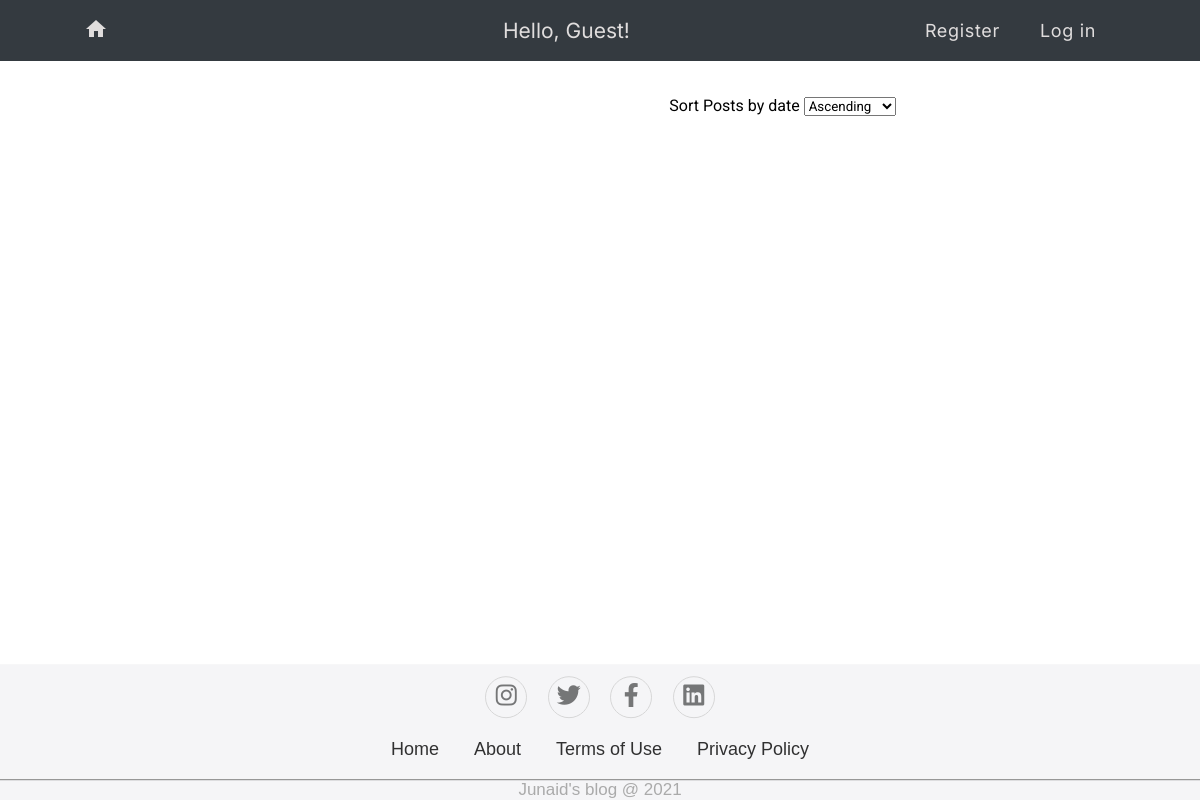
Before: / with the older database file.
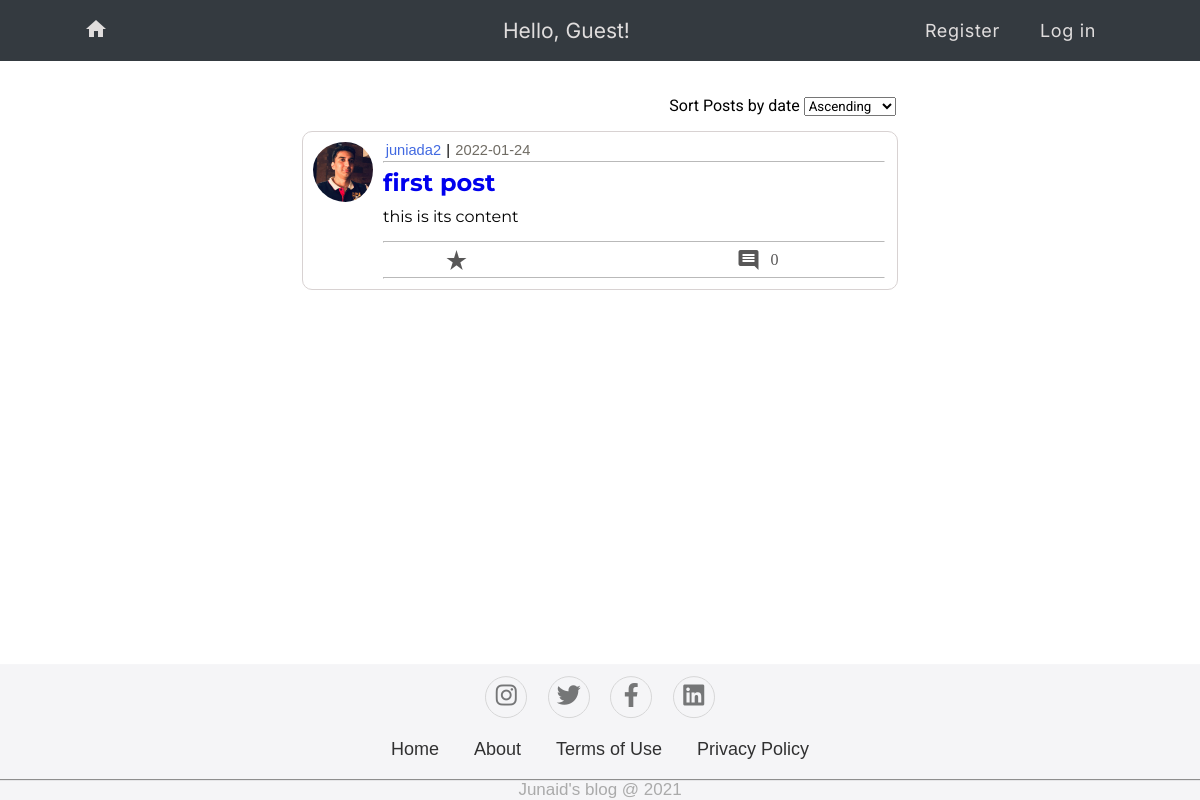
After: the same page with the newer database file.
### my_app/models.py (models this page shows, shortened)
class Post(db.Model):
  id = db.Column(db.Integer, primary_key=True)
  date = db.Column(db.DateTime, nullable=False, default=datetime.utcnow)
  title = db.Column(db.Text, nullable=False)
  content = db.Column(db.Text, nullable=False)
  avg_rating = db.Column(db.Integer)
  comments = db.Column(db.Integer,default=0)
  author_id = db.Column(db.Integer, db.ForeignKey('user.id'), nullable=False)

class User(UserMixin,db.Model):
  id = db.Column(db.Integer, primary_key=True)
  first_name = db.Column(db.String(80), unique=False, nullable=False)
  email = db.Column(db.String(120), unique=True, nullable=False)
  username = db.Column(db.String(80), unique=True, nullable=False)
  image_file = db.Column(db.String(20), nullable=False, default='default.jpg')
  hashed_password=db.Column(db.String(128))
  post = db.relationship('Post', backref='author', lazy=True)
  @property
  def password(self):
    raise AttributeError('Password is not readable.')

### my_app/routes.py (the view)
@app.route('/', methods = ['GET', 'POST'])
def home():
  posts = Post.query.order_by(Post.date.desc()).all()
  form = SortPostsForm()
  if form.validate_on_submit():
    if form.sorted.data == 'date_asc':
      posts = Post.query.order_by(Post.date.asc()).all()
    elif form.sorted.data == 'date_desc':
      posts = Post.query.order_by(Post.date.desc()).all()
  return render_template('home.html', posts = posts, form = form)

### my_app/forms.py
class SortPostsForm(FlaskForm):
    sorted = SelectField('sort', choices = [('date_asc', 'Ascending'), ('date_desc', 'Descending')])

### my_app/templates/home.html (shortened to what this page needs)
{% extends 'layout.html' %}
{% block content %}
<div class = 'Sort_Posts' style ='margin-left: 365px; padding-bottom: 15px; font-family: Roboto, sans-serif;'>
  <form id = 'sorting_form' method = 'POST'>
    <span id = 'Sort' > Sort Posts by date </span>
      {{ form.sorted (id = 'sorting_field', style = 'font-family: Roboto, sans-serif')}}
  </form>
</div>
<div class = 'blog_post'>
  {% for post in posts %}
    <div class = 'post_container'>
      <div class = img_post> <img src="{{ url_for('static', filename='img/' + post.author.image_file) }}"></div>
      <div class = "post">
        <div class = 'author_time'>
          <p1> {{ post.author.username }} </p1>
          <span> | </span>
          <p2> {{ post.date.strftime('%Y-%m-%d') }} </p2>
        </div>
        <hr class = 'hr1'>
        <div class = 'post_title'>
          <a href="{{url_for('post', post_id=post.id)}}"> <h2> {{ post.title }} </h2> </a>
        </div>
        <div class = 'short_description'>
          <p> {{ post.content }}</p>
        </div>
        <hr class = hr2>
        <div class = 'post_feedback'>
          <div class = 'post_rating'>
            <span class="material-icons"> star_rate </span>
          </div>
          <div class = 'comment_text'>
            <span class="material-icons"> comment </span>
            <p> {{ post.comments }} </p>
          </div>
        </div>
        <hr class = hr3>
      </div>
    </div>
  {% endfor %}
</div>
{% endblock %}

Changed rows visible on the page:
added Post: image_file (placeholder picture), author.username "juniada2", date "2022-01-24", title "first post", content "this is its content", comments "0"
